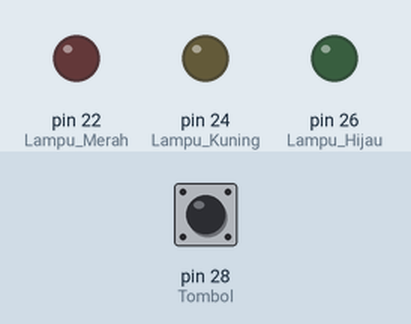
Recording of a sketch running on a simulated Arduino Mega 2560, built with avr-gcc and run on an emulated ATmega2560. Parts: output pins drawn as LEDs (lit = HIGH). Inputs (shaded band) come from the test bench; at power-on: pin 28 (Tombol) LOW.

Above: at 1.2 s.
1.3 s: pin 28 (Tombol) pulled HIGH for 0.15 s
At 2.5 s:
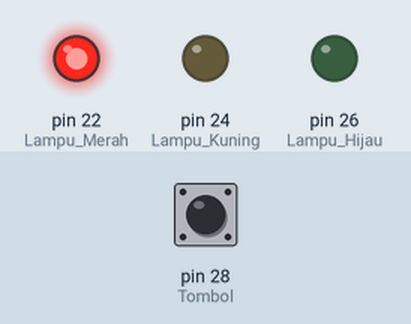
3.0 s: pin 28 (Tombol) pulled HIGH for 1 s
At 3.8 s:
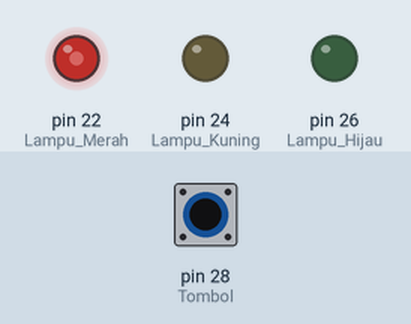
5.5 s: pin 28 (Tombol) pulled HIGH for 3.2 s
At 9.4 s:
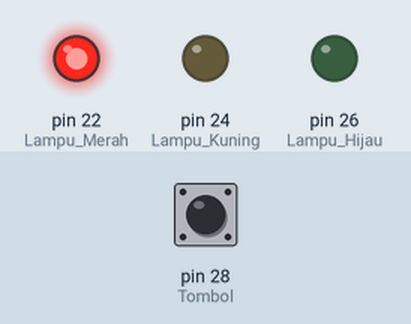
Timing chart, 0 to 10.9 s (numbered marks = the images above; inputs shaded):
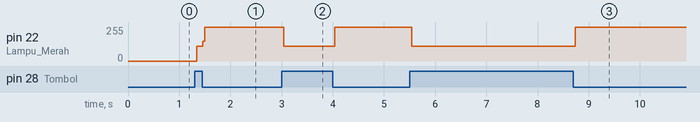

The sketch:

Lat_4.ino
```cpp
void setup() {
  // put your setup code here, to run once:
  pinMode(22, OUTPUT);  // Lampu Merah
  pinMode(24, OUTPUT);  // Lampu Kuning
  pinMode(26, OUTPUT);  // Lampu Hijau
  pinMode(28, INPUT); // Tombol
}

void loop() {
  // put your main code here, to run repeatedly:

  bool a = LOW;
  if (a == LOW) { // Jika lampu mati
    if (digitalRead(28) == HIGH) { // Maka ketika button ditekan, lampu akan menyala
      digitalWrite(22, HIGH);
      a = HIGH;
    }
  }
  if (a == HIGH) { // Jika lampu hidup
    if (digitalRead(28) == HIGH) {  // Maka ketika button ditekan, lampu akan mati
      digitalWrite(22, LOW);
      a = LOW;
    }
  }

}
```

Measured:
- after the input at 1.3 s, pin 22 (Lampu_Merah): 0/255 → 111/255 at once, → 255/255 0.12 s later
- after the input at 3.0 s, pin 22 (Lampu_Merah): 255/255 → 111/255 at once, → 255/255 1.0 s later
- after the input at 5.5 s, pin 22 (Lampu_Merah): 255/255 → 111/255 at once, → 255/255 3.2 s later
